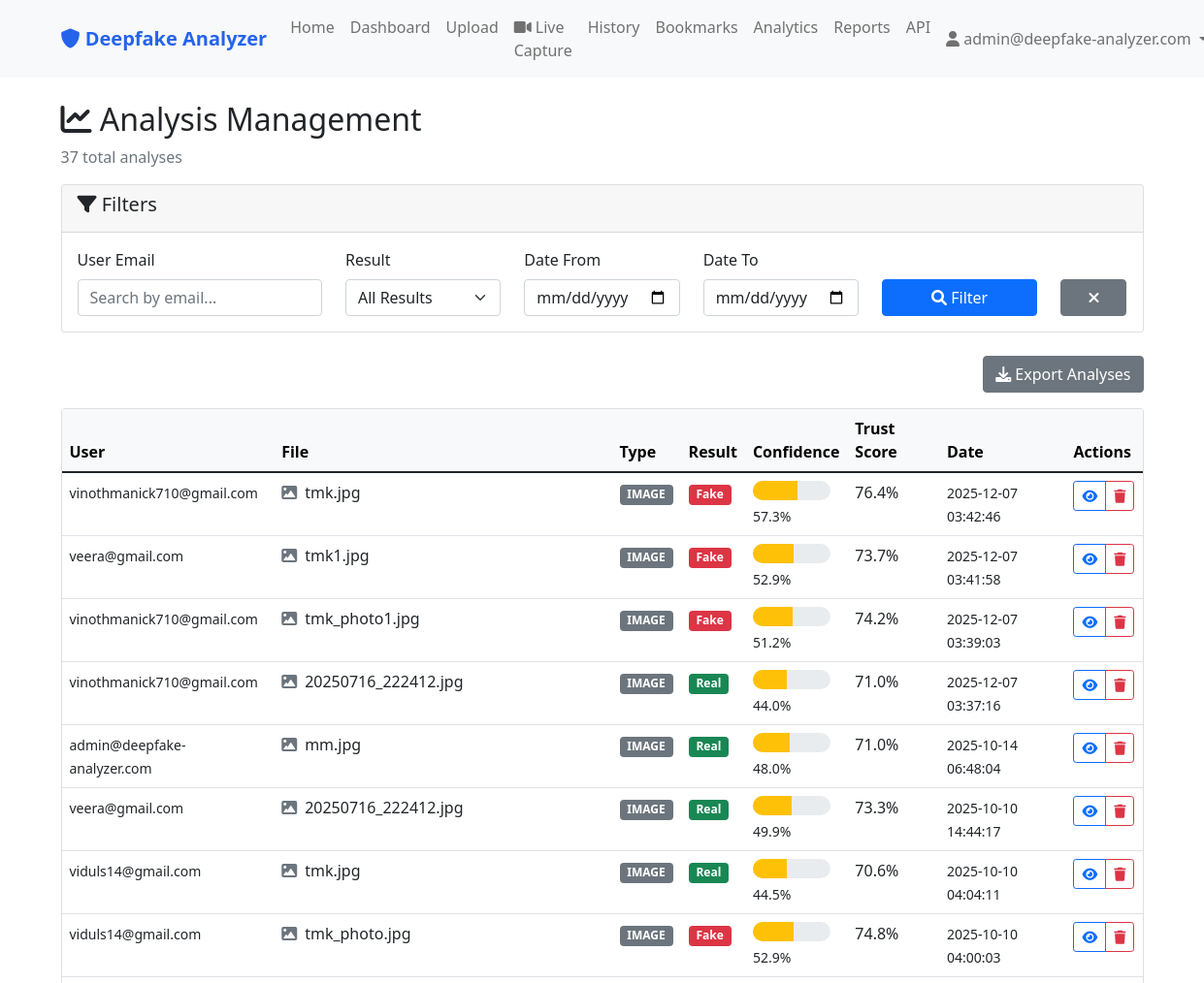
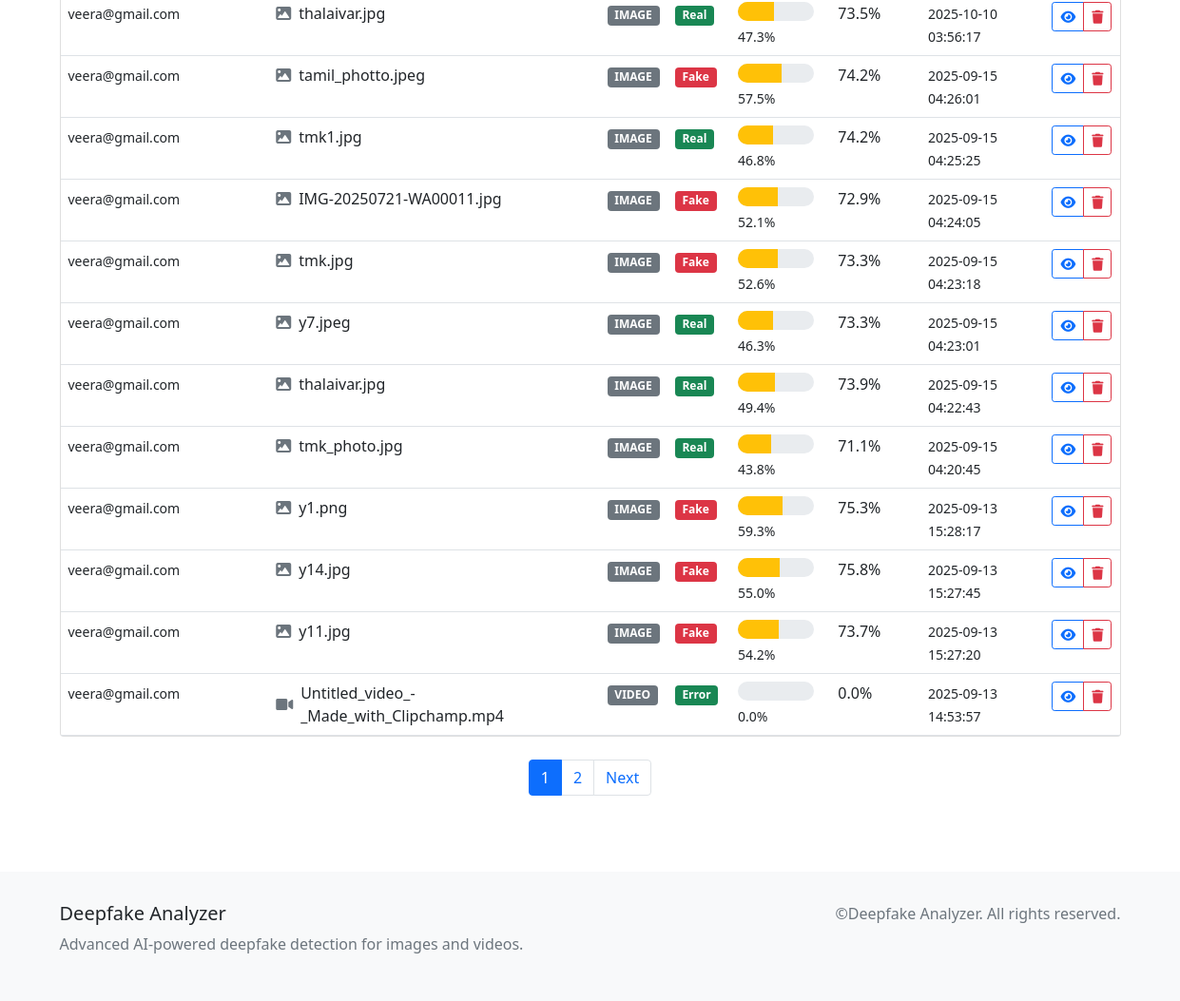
Page /admin/analyses (signed in) on the earlier database version (2 pictures, top to bottom).
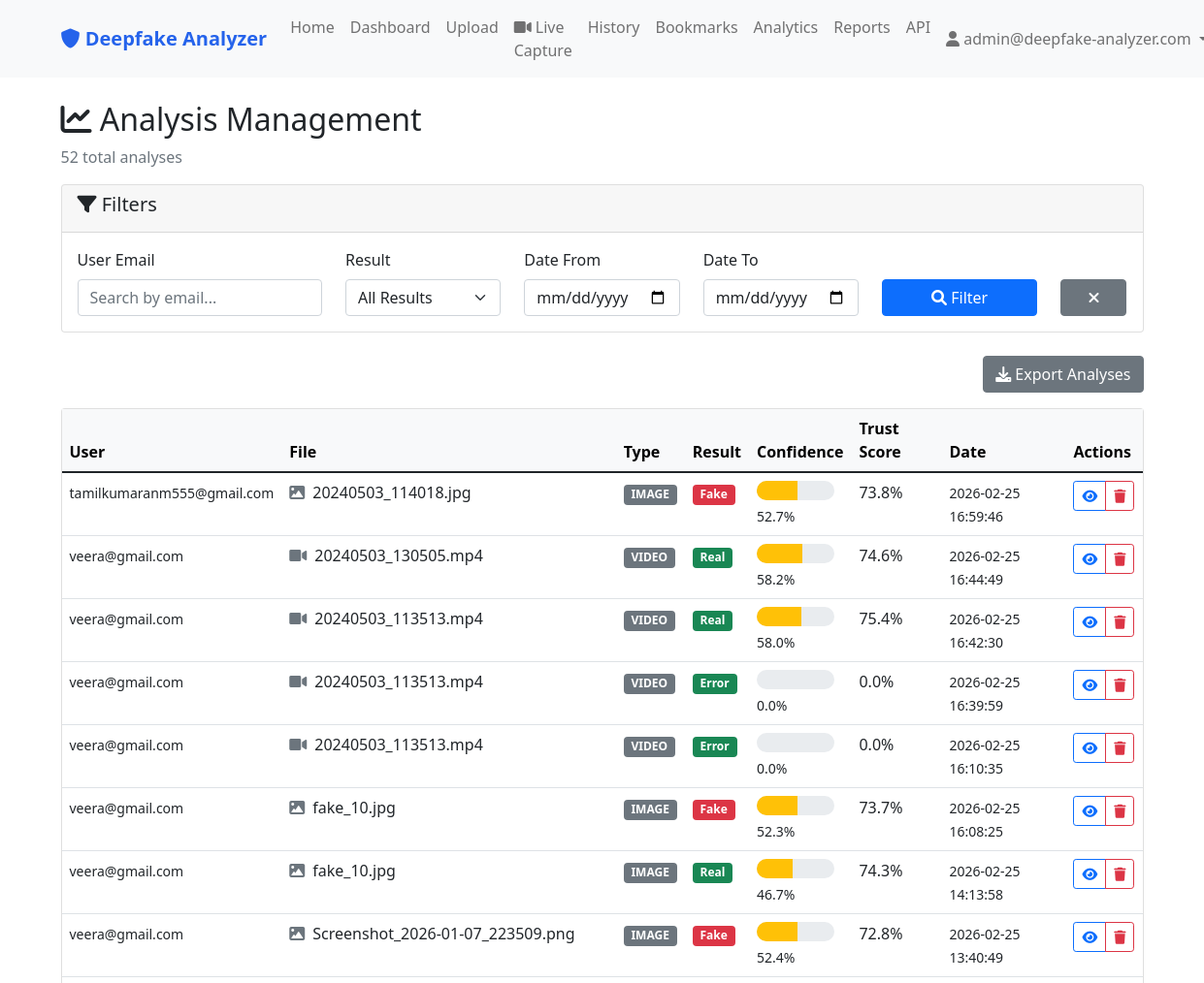
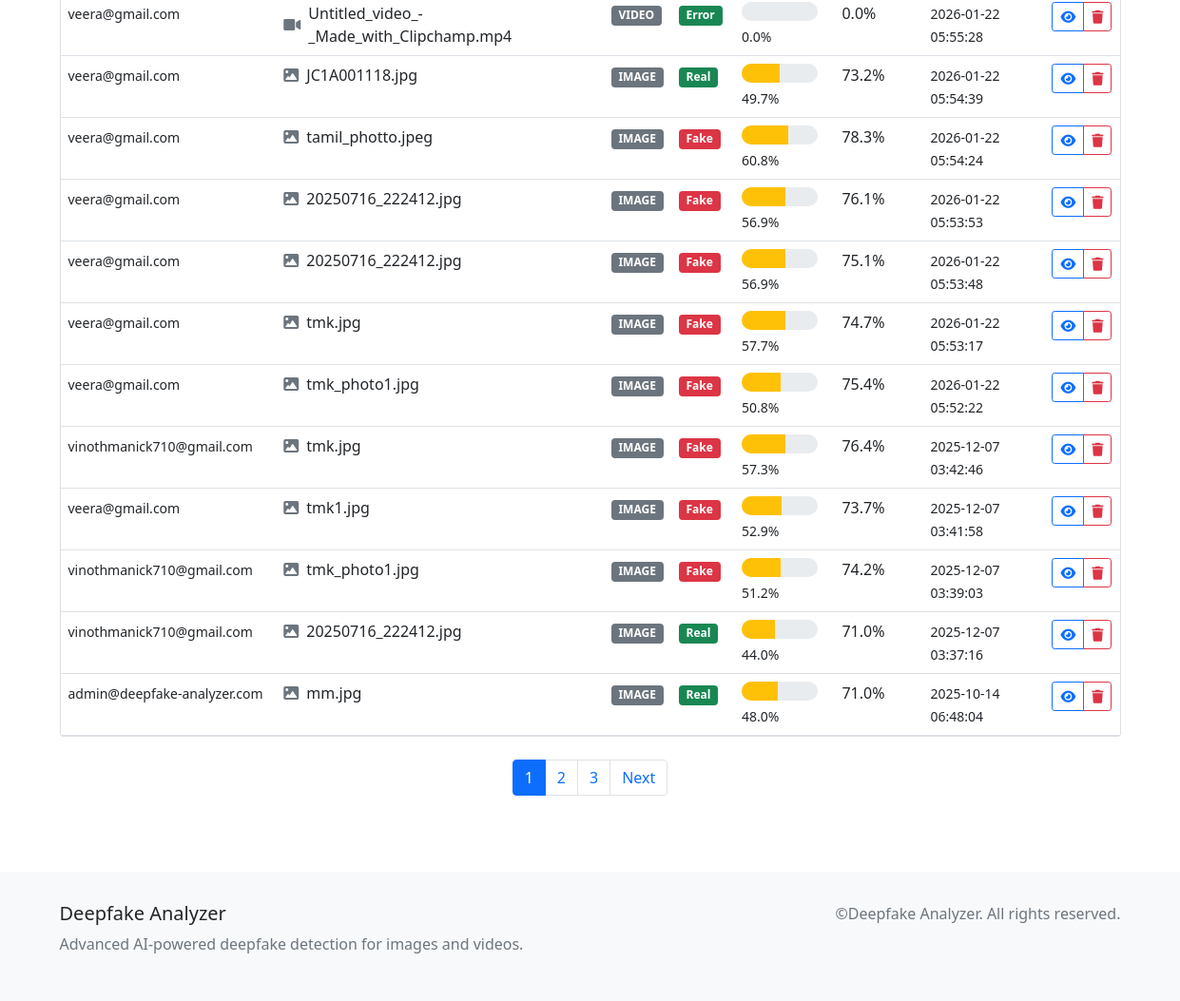
Same page on the later database version (2 pictures, top to bottom).
### tables this page shows
CREATE TABLE analyses (
            id INTEGER PRIMARY KEY AUTOINCREMENT,
            user_id INTEGER,
            filename TEXT NOT NULL,
            file_path TEXT NOT NULL,
            file_type TEXT NOT NULL,
            confidence REAL NOT NULL,
            accuracy REAL NOT NULL,
            result TEXT NOT NULL,
            trust_score REAL NOT NULL,
            analysis_data TEXT,
            created_at TIMESTAMP DEFAULT CURRENT_TIMESTAMP,
            FOREIGN KEY (user_id) REFERENCES users (id)
        );

CREATE TABLE users (
            id INTEGER PRIMARY KEY AUTOINCREMENT,
            email TEXT UNIQUE NOT NULL,
            password_hash TEXT NOT NULL,
            is_admin BOOLEAN DEFAULT FALSE,
            created_at TIMESTAMP DEFAULT CURRENT_TIMESTAMP
        );

### app.py (the view)
@app.route('/admin/analyses')
@admin_required
def admin_analyses():
    page = request.args.get('page', 1, type=int)
    per_page = 20
    result_filter = request.args.get('result', '')
    user_filter = request.args.get('user', '')
    date_from = request.args.get('date_from', '')
    date_to = request.args.get('date_to', '')
    conn = get_db_connection()
    where_conditions = ['1=1']
    params = []
    if result_filter:
        where_conditions.append('a.result = ?')
        params.append(result_filter)
    if user_filter:
        where_conditions.append('u.email LIKE ?')
        params.append(f'%{user_filter}%')
    if date_from:
        where_conditions.append('DATE(a.created_at) >= ?')
        params.append(date_from)
    if date_to:
        where_conditions.append('DATE(a.created_at) <= ?')
        params.append(date_to)
    where_clause = ' AND '.join(where_conditions)
    total = conn.execute(f'''
        SELECT COUNT(*) as total
        FROM analyses a
        JOIN users u ON a.user_id = u.id
        WHERE {where_clause}
    ''', params).fetchone()['total']
    offset = (page - 1) * per_page
    analyses = conn.execute(f'''
        SELECT
            a.*,
            u.email as user_email
        FROM analyses a
        JOIN users u ON a.user_id = u.id
        WHERE {where_clause}
        ORDER BY a.created_at DESC
        LIMIT ? OFFSET ?
    ''', params + [per_page, offset]).fetchall()
    conn.close()
    total_pages = (total + per_page - 1) // per_page
    has_prev = page > 1
    has_next = page < total_pages
    analyses = clean_trust_scores(analyses)
    analyses = process_analysis_for_template(analyses)
    return render_template('admin/analyses.html',
                         analyses=analyses,
                         total=total,
                         page=page,
                         total_pages=total_pages,
                         has_prev=has_prev,
                         has_next=has_next,
                         result_filter=result_filter,
                         user_filter=user_filter,
                         date_from=date_from,
                         date_to=date_to)

### app.py (called while the page is built, shortened)
def clean_trust_scores(rows):
    clean = []
    for row in rows:
        row_dict = dict(row)
        ts = row_dict.get('trust_score')
        clean.append(row_dict)
    return clean

def process_analysis_for_template(analyses):
    processed = []
    for analysis in analyses:
        analysis_dict = dict(analysis)
        conf = analysis_dict.get('confidence', 0)
        ts = analysis_dict.get('trust_score', 0)
        analysis_dict['confidence_percent'] = conf * 100
        analysis_dict['trust_score_percent'] = ts * 100
        analysis_dict['confidence_level'] = 'high' if conf > 0.7 else 'medium' if conf > 0.4 else 'low'
        analysis_dict['trust_level'] = 'high' if ts > 0.7 else 'medium' if ts > 0.4 else 'low'
        processed.append(analysis_dict)
    return processed

def get_db_connection():
    conn = sqlite3.connect('deepfake_analyzer.db')
    conn.row_factory = sqlite3.Row
    return conn

### templates/admin/analyses.html (shortened to what the changed rows need)
{% extends "base.html" %}
{% block content %}
<div class="container mt-4">
    <div class="row">
        <div class="col-12">
            <h2><i class="fas fa-chart-line"></i> Analysis Management</h2>
            <p class="text-muted">{{ total }} total analyses</p>
        </div>
    </div>
    <div class="row">
        <div class="col-12">
            {% if analyses %}
            <div class="card">
                <div class="card-body p-0">
                    <div class="table-responsive">
                        <table class="table table-hover mb-0">
                            <thead class="table-light">
                                <tr>
                                    <th>User</th>
                                    <th>File</th>
                                    <th>Type</th>
                                    <th>Result</th>
                                    <th>Confidence</th>
                                    <th>Trust Score</th>
                                    <th>Date</th>
                                    <th>Actions</th>
                                </tr>
                            </thead>
                            <tbody>
                                {% for analysis in analyses %}
                                <tr>
                                    <td>
                                        <small>{{ analysis.user_email }}</small>
                                    </td>
                                    <td>
                                        <div class="d-flex align-items-center">
                                            <i
                                                class="fas fa-{{ 'image' if analysis.file_type == 'image' else 'video' }} me-2 text-muted"></i>
                                            <span>{{ analysis.filename }}</span>
                                        </div>
                                    </td>
                                    <td>
                                        <span class="badge bg-secondary">{{ analysis.file_type.upper() }}</span>
                                    </td>
                                    <td>
                                        <span
                                            class="badge bg-{{ 'danger' if analysis.result == 'Fake' else 'success' }}">
                                            {{ analysis.result }}
                                        </span>
                                    </td>
                                    <td>
                                        <div class="confidence-meter mb-1" style="width: 80px;">
                                            <div class="confidence-fill confidence-{{ analysis.confidence_level }}"
                                                data-width='{{ analysis.confidence_percent }}'></div>
                                        </div>
                                        <small>{{ "%.1f"|format(analysis.confidence * 100) }}%</small>
                                    </td>
                                    <td>{{ "%.1f"|format(analysis.trust_score * 100) }}%</td>
                                    <td>
                                        <small>{{ analysis.created_at }}</small>
                                    </td>
                                    <td>
                                        <div class="btn-group" role="group">
                                            <a href="{{ url_for('view_analysis', analysis_id=analysis.id) }}"
                                                class="btn btn-sm btn-outline-primary" title="View Details">
                                                <i class="fas fa-eye"></i>
                                            </a>
                                            <button class="btn btn-sm btn-outline-danger delete-analysis-btn"
                                                data-id='{{ analysis.id }}' data-filename='{{ analysis.filename }}'
                                                title="Delete Analysis">
                                                <i class="fas fa-trash"></i>
                                            </button>
                                        </div>
                                    </td>
                                </tr>
                                {% endfor %}
                            </tbody>
                        </table>
                    </div>
                </div>
            </div>
            {% if total_pages > 1 %}
            <nav class="mt-4">
                <ul class="pagination justify-content-center">
                    {% for p in range(1, total_pages + 1) %}
                    {% if p == page %}
                    <li class="page-item active">
                        <span class="page-link">{{ p }}</span>
                    </li>
                    {% elif p <= 3 or p>= total_pages - 2 or (p >= page - 2 and p <= page + 2) %} <li class="page-item">
                            <a class="page-link" href="{{ url_for('admin_analyses', page=p, **request.args) }}">{{ p
                                }}</a>
                            </li>
                            {% elif p == 4 or p == total_pages - 3 %}
                            <li class="page-item disabled">
                                <span class="page-link">...</span>
                            </li>
                            {% endif %}
                            {% endfor %}
                </ul>
            </nav>
            {% endif %}
            {% endif %}
        </div>
    </div>
</div>
{% endblock %}

Differences in the rows shown:
no longer on this page (row unchanged): analyses: user_email "veera@gmail.com", filename "20250716_222412.jpg", file_type "IMAGE", result "Real", {{ analysis.confidence_percent }} 49.90014433860779 (drawn), analysis.confidence*100 "49.9", analysis.trust_score*100 "73.3", created_at "2025-10-10 14:44:17"
no longer on this page (row unchanged): analyses: user_email "viduls14@gmail.com", filename "tmk.jpg", file_type "IMAGE", result "Real", {{ analysis.confidence_percent }} 44.504183530807495 (drawn), analysis.confidence*100 "44.5", analysis.trust_score*100 "70.6", created_at "2025-10-10 04:04:11"
no longer on this page (row unchanged): analyses: user_email "viduls14@gmail.com", filename "tmk_photo.jpg", file_type "IMAGE", result "Fake", {{ analysis.confidence_percent }} 52.94048190116882 (drawn), analysis.confidence*100 "52.9", analysis.trust_score*100 "74.8", created_at "2025-10-10 04:00:03"
no longer on this page (row unchanged): analyses: user_email "veera@gmail.com", filename "thalaivar.jpg", file_type "IMAGE", result "Real", {{ analysis.confidence_percent }} 47.25002646446228 (drawn), analysis.confidence*100 "47.3", analysis.trust_score*100 "73.5", created_at "2025-10-10 03:56:17"
no longer on this page (row unchanged): analyses: user_email "veera@gmail.com", filename "tamil_photto.jpeg", file_type "IMAGE", result "Fake", {{ analysis.confidence_percent }} 57.49518871307373 (drawn), analysis.confidence*100 "57.5", analysis.trust_score*100 "74.2", created_at "2025-09-15 04:26:01"
no longer on this page (row unchanged): analyses: user_email "veera@gmail.com", filename "tmk1.jpg", file_type "IMAGE", result "Real", {{ analysis.confidence_percent }} 46.79313600063324 (drawn), analysis.confidence*100 "46.8", analysis.trust_score*100 "74.2", created_at "2025-09-15 04:25:25"
no longer on this page (row unchanged): analyses: user_email "veera@gmail.com", filename "IMG-20250721-WA00011.jpg", file_type "IMAGE", result "Fake", {{ analysis.confidence_percent }} 52.11917161941528 (drawn), analysis.confidence*100 "52.1", analysis.trust_score*100 "72.9", created_at "2025-09-15 04:24:05"
no longer on this page (row unchanged): analyses: user_email "veera@gmail.com", filename "tmk.jpg", file_type "IMAGE", result "Fake", {{ analysis.confidence_percent }} 52.59349346160889 (drawn), analysis.confidence*100 "52.6", analysis.trust_score*100 "73.3", created_at "2025-09-15 04:23:18"
no longer on this page (row unchanged): analyses: user_email "veera@gmail.com", filename "y7.jpeg", file_type "IMAGE", result "Real", {{ analysis.confidence_percent }} 46.30480408668518 (drawn), analysis.confidence*100 "46.3", analysis.trust_score*100 "73.3", created_at "2025-09-15 04:23:01"
no longer on this page (row unchanged): analyses: user_email "veera@gmail.com", filename "thalaivar.jpg", file_type "IMAGE", result "Real", {{ analysis.confidence_percent }} 49.43286180496216 (drawn), analysis.confidence*100 "49.4", analysis.trust_score*100 "73.9", created_at "2025-09-15 04:22:43"
no longer on this page (row unchanged): analyses: user_email "veera@gmail.com", filename "tmk_photo.jpg", file_type "IMAGE", result "Real", {{ analysis.confidence_percent }} 43.75008940696716 (drawn), analysis.confidence*100 "43.8", analysis.trust_score*100 "71.1", created_at "2025-09-15 04:20:45"
no longer on this page (row unchanged): analyses: user_email "veera@gmail.com", filename "y1.png", file_type "IMAGE", result "Fake", {{ analysis.confidence_percent }} 59.2707633972168 (drawn), analysis.confidence*100 "59.3", analysis.trust_score*100 "75.3", created_at "2025-09-13 15:28:17"
no longer on this page (row unchanged): analyses: user_email "veera@gmail.com", filename "y14.jpg", file_type "IMAGE", result "Fake", {{ analysis.confidence_percent }} 54.968100786209106 (drawn), analysis.confidence*100 "55.0", analysis.trust_score*100 "75.8", created_at "2025-09-13 15:27:45"
no longer on this page (row unchanged): analyses: user_email "veera@gmail.com", filename "y11.jpg", file_type "IMAGE", result "Fake", {{ analysis.confidence_percent }} 54.171061515808105 (drawn), analysis.confidence*100 "54.2", analysis.trust_score*100 "73.7", created_at "2025-09-13 15:27:20"
no longer on this page (row unchanged): analyses: user_email "veera@gmail.com", filename "Untitled_video_-_Made_with_Clipchamp.mp4", file_type "VIDEO", result "Error", analysis.confidence*100 "0.0", analysis.trust_score*100 "0.0", created_at "2025-09-13 14:53:57"
added analyses: user_email "tamilkumaranm555@gmail.com", filename "20240503_114018.jpg", file_type "IMAGE", result "Fake", {{ analysis.confidence_percent }} 52.69427299499512 (drawn), analysis.confidence*100 "52.7", analysis.trust_score*100 "73.8", created_at "2026-02-25 16:59:46"
added analyses: user_email "veera@gmail.com", filename "20240503_130505.mp4", file_type "VIDEO", result "Real", {{ analysis.confidence_percent }} 58.16184832888134 (drawn), analysis.confidence*100 "58.2", analysis.trust_score*100 "74.6", created_at "2026-02-25 16:44:49"
added analyses: user_email "veera@gmail.com", filename "20240503_113513.mp4", file_type "VIDEO", result "Real", {{ analysis.confidence_percent }} 58.049229849866556 (drawn), analysis.confidence*100 "58.0", analysis.trust_score*100 "75.4", created_at "2026-02-25 16:42:30"
added analyses: user_email "veera@gmail.com", filename "20240503_113513.mp4", file_type "VIDEO", result "Error", analysis.confidence*100 "0.0", analysis.trust_score*100 "0.0", created_at "2026-02-25 16:39:59"
added analyses: user_email "veera@gmail.com", filename "20240503_113513.mp4", file_type "VIDEO", result "Error", analysis.confidence*100 "0.0", analysis.trust_score*100 "0.0", created_at "2026-02-25 16:10:35"
added analyses: user_email "veera@gmail.com", filename "fake_10.jpg", file_type "IMAGE", result "Fake", {{ analysis.confidence_percent }} 52.32206583023071 (drawn), analysis.confidence*100 "52.3", analysis.trust_score*100 "73.7", created_at "2026-02-25 16:08:25"
added analyses: user_email "veera@gmail.com", filename "fake_10.jpg", file_type "IMAGE", result "Real", {{ analysis.confidence_percent }} 46.715667843818665 (drawn), analysis.confidence*100 "46.7", analysis.trust_score*100 "74.3", created_at "2026-02-25 14:13:58"
added analyses: user_email "veera@gmail.com", filename "Screenshot_2026-01-07_223509.png", file_type "IMAGE", result "Fake", {{ analysis.confidence_percent }} 52.367472648620605 (drawn), analysis.confidence*100 "52.4", analysis.trust_score*100 "72.8", created_at "2026-02-25 13:40:49"
added analyses: user_email "veera@gmail.com", filename "Untitled_video_-_Made_with_Clipchamp.mp4", file_type "VIDEO", result "Error", analysis.confidence*100 "0.0", analysis.trust_score*100 "0.0", created_at "2026-01-22 05:55:28"
added analyses: user_email "veera@gmail.com", filename "JC1A001118.jpg", file_type "IMAGE", result "Real", {{ analysis.confidence_percent }} 49.66519474983215 (drawn), analysis.confidence*100 "49.7", analysis.trust_score*100 "73.2", created_at "2026-01-22 05:54:39"
added analyses: user_email "veera@gmail.com", filename "tamil_photto.jpeg", file_type "IMAGE", result "Fake", {{ analysis.confidence_percent }} 60.794734954833984 (drawn), analysis.confidence*100 "60.8", analysis.trust_score*100 "78.3", created_at "2026-01-22 05:54:24"
added analyses: user_email "veera@gmail.com", filename "20250716_222412.jpg", file_type "IMAGE", result "Fake", {{ analysis.confidence_percent }} 56.898438930511475 (drawn), analysis.confidence*100 "56.9", analysis.trust_score*100 "76.1", created_at "2026-01-22 05:53:53"
added analyses: user_email "veera@gmail.com", filename "20250716_222412.jpg", file_type "IMAGE", result "Fake", {{ analysis.confidence_percent }} 56.898438930511475 (drawn), analysis.confidence*100 "56.9", analysis.trust_score*100 "75.1", created_at "2026-01-22 05:53:48"
added analyses: user_email "veera@gmail.com", filename "tmk.jpg", file_type "IMAGE", result "Fake", {{ analysis.confidence_percent }} 57.67319202423096 (drawn), analysis.confidence*100 "57.7", analysis.trust_score*100 "74.7", created_at "2026-01-22 05:53:17"
added analyses: user_email "veera@gmail.com", filename "tmk_photo1.jpg", file_type "IMAGE", result "Fake", {{ analysis.confidence_percent }} 50.842249393463135 (drawn), analysis.confidence*100 "50.8", analysis.trust_score*100 "75.4", created_at "2026-01-22 05:52:22"
Other differences:
{{ total }}: "37" → "52"
new list line: "3"
